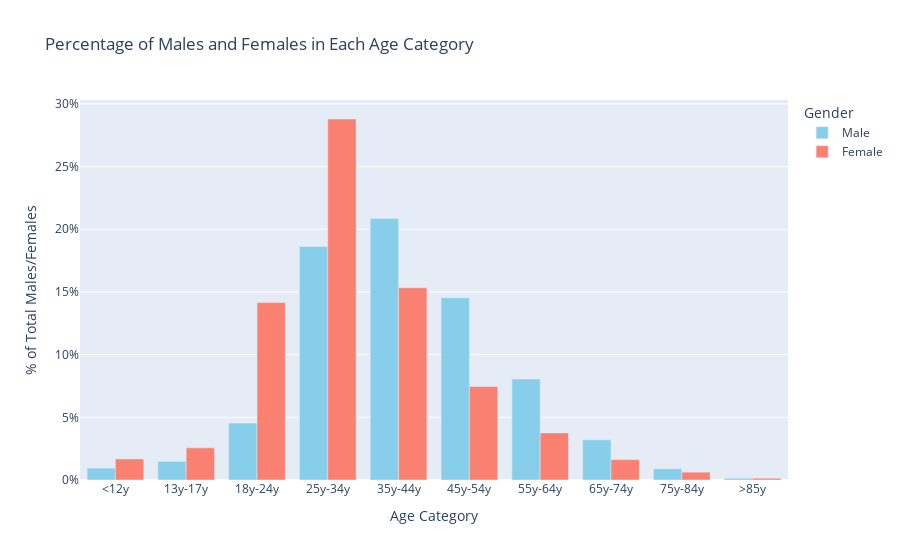

Notebook source saved alongside this figure:
### Markdown cell above
*Interactive hover plot in this section*

### Code cell
analyze_gender.plot_age_sex_distribution_with_top_names()

### Figure 1 — Plotly figure (JSON) as saved in the notebook; plotly's stock layout.template omitted (floating-point values rounded to 4 significant figures)
{"data": [{"hoverinfo": "text", "hovertext": ["Top names: Michael, Mickey, Kid", "Top names: Kid, Charlie, Tom", "Top names: Paul, Danny, Michael", "Top names: John, David, Tom", "Top names: John, David, Tom", "Top names: John, George, Robert", "Top names: John, George, James", "Top names: John, George, Charles", "Top names: John, Max, George", "Top names: Donald, Wallace, Gus"], "marker": {"color": "skyblue"}, "name": "Male", "type": "bar", "x": ["<12y", "13y-17y", "18y-24y", "25y-34y", "35y-44y", "45y-54y", "55y-64y", "65y-74y", "75y-84y", ">85y"], "y": [0.9436, 1.489, 4.538, 18.63, 20.86, 14.54, 8.05, 3.204, 0.9038, 0.1387]}, {"hoverinfo": "text", "hovertext": ["Top names: Susan, Samantha, Katie", "Top names: Sarah, Alice, Samantha", "Top names: Priya, Mary, Julie", "Top names: Sarah, Lisa, Kate", "Top names: Sarah, Susan, Kate", "Top names: Helen, Sarah, Martha", "Top names: Helen, Margaret, Barbara", "Top names: Martha, Helen, Grace", "Top names: Mary, Helen, Gloria", "Top names: Mme, Annie, Barbara"], "marker": {"color": "salmon"}, "name": "Female", "type": "bar", "x": ["<12y", "13y-17y", "18y-24y", "25y-34y", "35y-44y", "45y-54y", "55y-64y", "65y-74y", "75y-84y", ">85y"], "y": [1.679, 2.564, 14.15, 28.8, 15.33, 7.455, 3.756, 1.628, 0.6248, 0.1408]}], "layout": {"barmode": "group", "legend": {"title": {"text": "Gender"}}, "title": {"text": "Percentage of Males and Females in Each Age Category"}, "xaxis": {"tickangle": 0, "tickvals": ["<12y", "13y-17y", "18y-24y", "25y-34y", "35y-44y", "45y-54y", "55y-64y", "65y-74y", "75y-84y", ">85y"], "title": {"text": "Age Category"}}, "yaxis": {"ticksuffix": "%", "title": {"text": "% of Total Males/Females"}}}}
